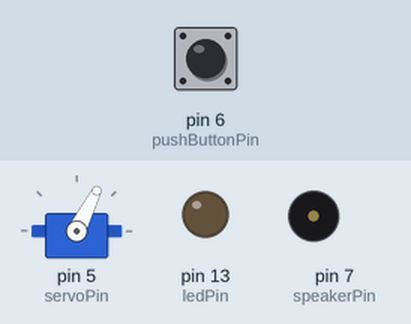
This sketch was run on a simulated Arduino Uno, built with avr-gcc and run on an emulated ATmega328P. Shown: servo, output pins drawn as LEDs (lit = HIGH), buzzer (waves = sounding). Inputs (shaded band) come from the test bench; at power-on: pin 6 (pushButtonPin) LOW.

Above: at 0.15 s.
At 1.2 s:
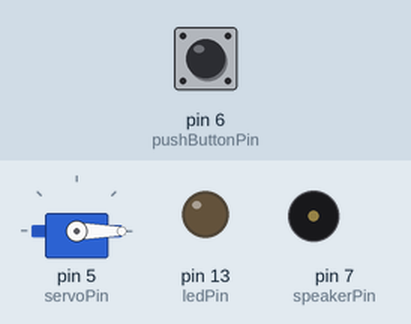
1.3 s: pin 6 (pushButtonPin) pulled HIGH for 0.15 s
At 1.9 s:
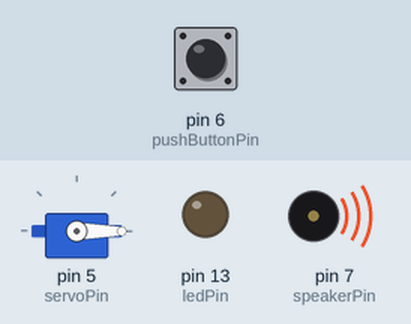
Timing chart, 0 to 1.6 s (numbered marks = the images above; inputs shaded):
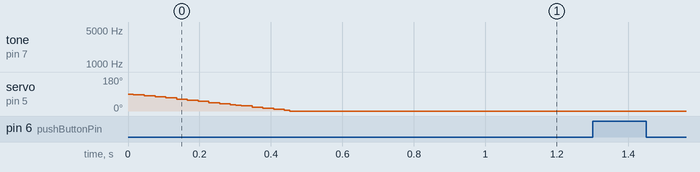

The sketch:

servo_barrera_2.ino
```cpp
/* Barrera con sonido y luz de policia */
/* Septiembre 2016 */

#include <Bounce2.h>
#include <Servo.h>

//Barrera and led pin
int pushButtonPin = 6;
int servoPin = 5;
int ledPin = 13;
int val = 0;
Servo servo;
int pos = 0;
boolean pushedEven = false;
boolean isUp = false;
int servoMaxDegrees = 90;

Bounce bouncer = Bounce();

//Sonido
int speakerPin = 7;
int duracion = 250; //Duración del sonido
int fMin = 1000; //Frecuencia más baja que queremos emitir
int fMax = 3500; //Frecuencia más alta que queremos emitir
int i = 0;

void setup() {
  // put your setup code here, to run once:
  pinMode(servoPin, OUTPUT);
  pinMode(pushButtonPin, INPUT);
  pinMode(ledPin, OUTPUT);
  bouncer.attach(pushButtonPin);
  bouncer.interval(10);
  servo.attach(servoPin);

  //Sonido
  pinMode (speakerPin, OUTPUT);
}

void loop() {
  // put your main code here, to run repeatedly:
  bouncer.update();

  if (bouncer.fell()) {
    pushedEven = !pushedEven;
  }
  //move();

  soundAndMove();
}

void move() {
  if (pushedEven == true) {

    if (isUp == true) {
      down();
      isUp = false;
    }
    digitalWrite(ledPin, HIGH);
  } else {

    if (isUp == false) {
      up();
      isUp = true;
    }
    digitalWrite(ledPin, LOW);
  }
}

void up() {
  for (pos = servoMaxDegrees; pos >= 0; pos -= 3) {
    servo.write(pos);
    delay(15);
  }
}

void down() {
  for (pos = 0; pos <= servoMaxDegrees; pos += 3) {
    servo.write(pos);
    delay(35);
  }
}

void soundAndMove() {

  if (pushedEven == true) {
    if (isUp == true) {
      makeSoundAndLight(6);
      down();
      turnOffLights();
      isUp = false;
    }
    digitalWrite(ledPin, HIGH);
  } else {

    if (isUp == false) {
      up();
      isUp = true;
    }
    digitalWrite(ledPin, LOW);
  }
}

void turnOffLights() {
  digitalWrite(ledPin, 0);
}

void makeSound(int count) {
  //tone(pin, frequency, duration)
  //sonido más agudo
  for (int j = 0; j < count; j++) {
    for (i = fMin; i <= fMax; i++)
      tone(speakerPin, i, duracion);
    //sonido más grave
    for (i = fMax; i >= fMin; i--)
      tone(speakerPin, i, duracion);
  }
}

void ledLight() {
  digitalWrite(ledPin, 0);
}

void makeSoundAndLight(int count) {
  for (int j = 0; j < count; j++) {
    //Sound
    makeSound(1);

    ledLight();

    //Turn off lights
    turnOffLights();
  }


}
```
